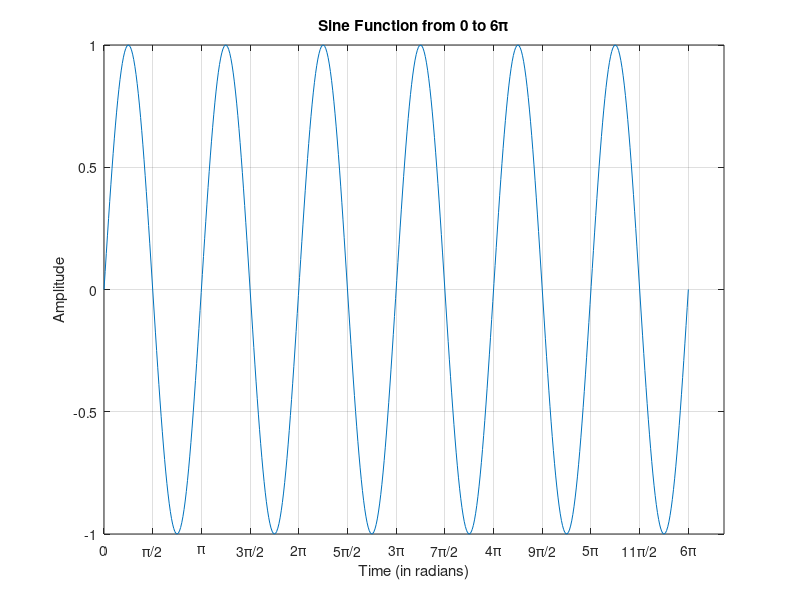
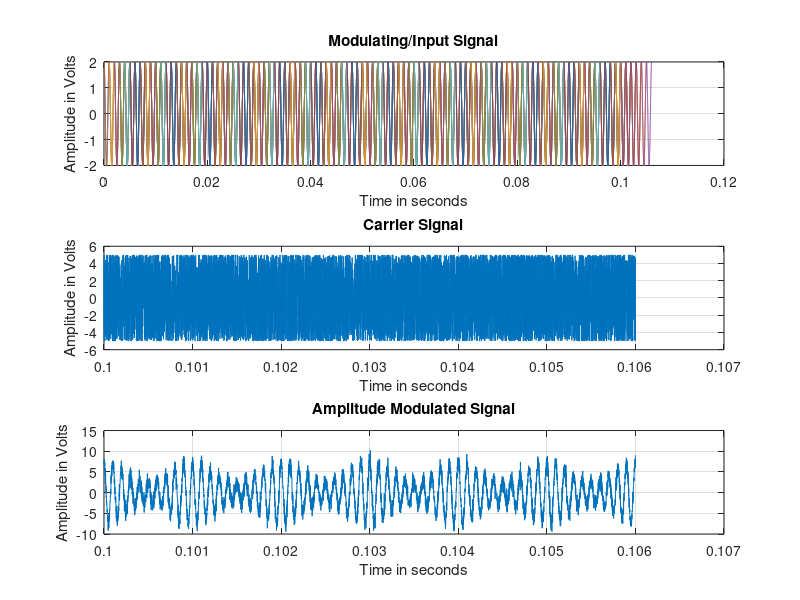

Write the MATLAB code that produced these figures, in order.
% Initialise

clc;
close all;
clear all;

%% Task 1 

% Create a 5x1 vector of zeros. Create a 2x5 matrix of random numbers.

zero_vector=zeros(5,1)  % Vector of Zeros with 5 rows and 1 column

random_numbers= rand(2,5)  % Uniformly distribution of random numbers with
                            % 2 rows and five columns
                            
%% Task 2 

% Multiply a column of a matrix with an element of this same matrix.

B=magic(4)  % Creates 4x4 matrix with sum of column elements is equal to
             % sum of the row elements 
             
B(:,2)= B(1,1)*B(:,2)  % Takes the element present at location 
                                   % (1,1) and multiplies with the entire 
                                   %  column 2 of the matrix

%% Task 3 

% Create a plot of the sin function between 0 and 6π

% t=0:0.01:6*pi; %Time range <- Used to take steps mannually

Npts=512; %No of Points to plot
y=linspace(0,6*pi,Npts); %Creates Number of point 0 to 6*pi distributed 
omega_1=2;
x=sin(omega_1*y); %Computing of Sine Function
plot(y,x); % Plot Sine Wave
grid on;   % Display the grids on the graph
title('Sine Function from 0 to 6{\pi}');
ylabel('Amplitude'); xlabel('Time (in radians)');
xticks([0 pi/2 pi 3*pi/2 2*pi 5*pi/2 3*pi 7*pi/2 4*pi 9*pi/2 5*pi 11*pi/2 6*pi])
xticklabels({'0','\pi/2','\pi','3\pi/2','2\pi','5\pi/2','3\pi','7\pi/2','4\pi','9\pi/2','5\pi','11\pi/2','6\pi'});
xtickangle(45);

%% Task 4

% Simulate an amplitude modulation (AM) system with all input, carrier
% and output signals. Say the input signal is a cosine wave with amplitude
% as 2V and frequency as 1000Hz. The carrier signal is also a cosine wave
% with amplitude as 5V and frequency as 10KHz. The modulation degree
% is 0.5, and the initial phases of all cosine wave are 0. (Recall Nyquist
% sampling theorem to avoid distortion i.e. under sampling)

% Modulation Degree 

m=0.5;

% Input Signal Parameters
Am= 2;                      % Amplitude = 2V    (Modulating Signal)
fa=1000;                    % Frequency = 1000Hz (Input Signal)
ta=1/fa;                    % Time Period of modulating signal

T=0:ta/999:6*ta;            % Total time for simulation

input = Am*cos(2*pi*fa*T);  % Input Signal plot

%Plotting the signal (Input/Modulating signal)

figure;
subplot(3,1,1);             % Dividing the plot
plot(T,input); 
grid on;                    % Getting the grid lines 
hold on;                    % Plot more signals on the same graph
title('Modulating/Input Signal');  % Label the the graphs
xlabel('Time in seconds');         % Label x-axis 
ylabel('Amplitude in Volts');      % Label y-axis 

% Carrier Signal Parameters
Ac = 5;                           % Carrier Signal Amplitude
fc=10000;                         % Frequency of Carrier 10KHz
tc=1/fc;                          % Time period of the carrier
carrier = Ac*cos(2*pi*fc*T);      % Carrier Signal Waveform Equation

%Plot the signal
subplot(3,1,2)                    % Plot in the same figure
plot(T,carrier);                  % Signal Plotting 
grid on;                          % Grid lines on the graph
title('Carrier SIgnal');          % Graph Name 
xlabel('Time in seconds');        % Label/Name for x-axis
ylabel('Amplitude in Volts');     % Label/Name for y-axis 

% Output/Final Waveform

output=Ac*(1+m*cos(2*pi*fa*T)).*cos(2*pi*fc*T);   % Equation of Output Signal

%Plot the graph
subplot(3,1,3)                   % Plot in the same figure
plot(T,output);                  % Plot the graph
grid on;                         % Grid lines on
title('Amplitude Modulated Signal');    % Name of the graph
xlabel('Time in Seconds');              % Label x-axis
ylabel('Amplitude in Volts');           % Label y-axis
hold off;                               % No more plots on the same screen

%% Task 5 
% Use the signals above, consider a actual vivid simulation mode, and add
% random noise in output signal. In this simulation, we divide time domain
% into several duration, and call each duration as frame. The scanning
% cycle of an oscilloscope is equal to frame period, that means each time
% we simulate a frame of signal, and the display will be refreshed once.
% Therefore, we can get a constantly sliding input signal, a carrier signal
% with phase jitter, and output signal with noise.

% Note: Related to Question 4

for N=0:100                            % Start of for loop
    T=N*ta+(0:ta/999:6*ta);            % Time period of the signal
    new_input=Am*cos(2*pi*fa*T);       % Input Signal
    jitter=rand(size(T));
    new_carrier=Ac*cos(2*pi*fc*(T+jitter)); % Carrier Signal
    new_output=Ac*(1+m*cos(2*pi*fa*T)).*cos(2*pi*fc*T); % Output without noise
    noise=randn(size(T));              % Noise Variable/Introduction
    modulated_output=new_output+noise; % Final Output signal
    subplot(3,1,1)                     % Plot on the quarant of the figure
    plot(T,new_input);                 % Plot the input signal
    grid on;                           % Getting the grid lines 
    hold on;                           % Plot more signals on the same graph
    title('Modulating/Input Signal');  % Label the the graphs
    xlabel('Time in seconds');         % Label x-axis 
    ylabel('Amplitude in Volts');      % Label y-axis 
    subplot(3,1,2)                     % Plot on the same figure opened 
    plot(T,new_carrier);               % Plot the carrier 
    grid on;                           % Grid lines on the graph
    title('Carrier Signal');           % Label the graph
    xlabel('Time in seconds');         % Label the x-axis
    ylabel('Amplitude in Volts');      % Label the y-axis
    subplot(3,1,3)                     % Plot on the same graph on the 3rd part
    plot(T,modulated_output);          % Plot the output signal
    grid on;                           % Grid on the graph
    title('Amplitude Modulated Signal');% Name the graph
    xlabel('Time in seconds');         % Label the x-axis
    ylabel('Amplitude in Volts');      % Label the y-axis
    drawnow;                           % Start the GIF type image to show like oscilloscope signal
end                                    % End the for loop

